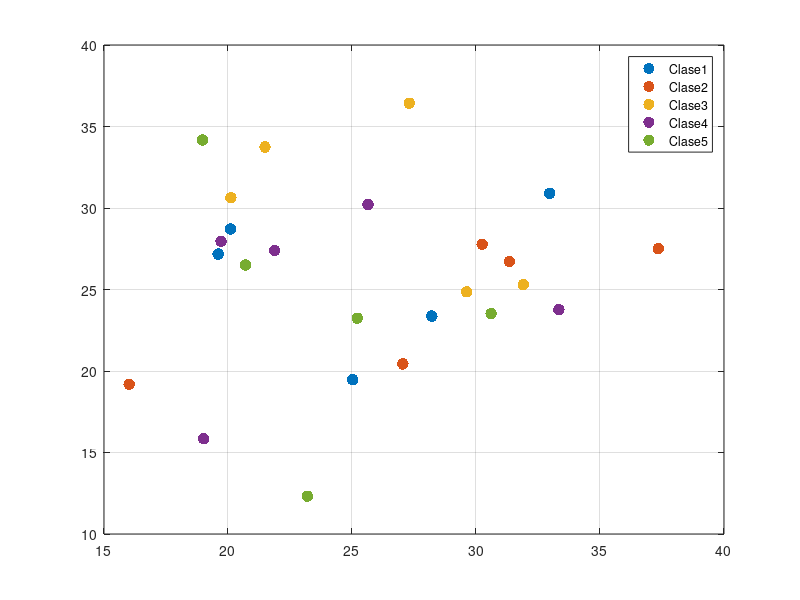

Source code (MATLAB): (Note: this script raises an error after producing the figure.)
close all
clear all
clc
warning off all

clases = input("No. de clases:");
numrepre = input("No. de representantes por clase:");
dispX = input("¿Cuanta dispersion quieres en x?");
dispY = input("¿Cuanta dispersion quieres en y?");

media = zeros(1, 2.*clases);
ConjuntodeDatos = zeros(2,numrepre,clases);

for i = 1:clases
    
    cenX = input("Centro X para la clase:");
    cenY = input("Centro Y para la clase");
    
    cx = (randn(1,numrepre)+cenX)*dispX;
    cy = (randn(1,numrepre)+cenY)*dispY;

    Unionx_y= vertcat(cx,cy);
    ConjuntodeDatos(:,:,i)= Unionx_y;
    media(i) = mean(cx);
    media(i+clases) = mean(cy);
    
    figure(1)
    plot(cx(1,:),cy(1,:),'.','MarkerSize',25,'DisplayName', strcat('Clase ',num2str(i)))
    grid on
    hold on
    legend show
    
end
%%%%%%%%%%%%%%%%%%%%%%%%%%%%%%%%%%%%%%%%%%%%%%%%%%%%%%%%%%%%%%%%%%%%%%%%%Hacemoselcalculodelasdistancias%%%%%%%%%%%%%%%%%%%%%%%%%%%%%
persona = 0;
bandera = 'S';
while bandera == 'S'
    persona = persona + 1;
    valor=0;
    ux = input('Ingrese X de la nueva persona: ');
    uy = input('Ingrese Y de la nueva persona: ');
    tipoDistancia = input('¿Que criterio de desiciones quieres? \n 1.Mahalanobi \n 2.Euclideana \n 3.Maxima Probabilidad');
    text(ux,uy,cellstr(num2str(persona)),'FontSize',15);

    if tipoDistancia == 1 
        [valor,disMahalanobi] = Mahalanobi(ux,uy,media,ConjuntodeDatos,clases);
        disMahalanobi
         fprintf("Pertenece a la facultad: %d\n",valor);
    elseif tipoDistancia == 2      
        [valor,disEuclideana]=Euclideana(ux,uy,media,clases);
        disEuclideana
         fprintf("Pertenece a la facultad: %d\n",valor);

    elseif tipoDistancia == 3
        [valor,disMaxProb,sepuede, probabilidades] = MaximaProbabilidad(ux,uy,media,ConjuntodeDatos,clases);  
        if sepuede== 0
             probabilidades
             disMaxProb
             fprintf("Pertenece a la facultad: %d\n",valor);
         else
             fprintf("Muy lejos");
        end   
    end

    prompt = "\nQuisiera ingresar otro? S/N: ";
    bandera = input(prompt,"s");
end
%%%%%%%%%%%%%%%%%%%%%%%%%%%Matriz de confucion
%%%%%%%%%%%%%%%%%%%%%%%%%%%%%%%%%%%%%%%%%%%%%%%%%%%%%%%%%%%%%%%%%%%%555


fprintf("Matriz de confusion");
matrizConfusionMaha = zeros(clases,clases);
matrizConfusionEuclideana = zeros(clases,clases);
matrizConfusionMaxProba = zeros(clases,clases);
pruebasPorClase = round(numrepre);
pruebas = zeros(4,pruebasPorClase*clases);

for i = 1:clases
    for j = 1:pruebasPorClase
        pruebas(1, j+(i-1)*pruebasPorClase) = i;
        [pruebas(2, j+(i-1)*pruebasPorClase),rand]= Mahalanobi(ConjuntodeDatos(1,j,i),ConjuntodeDatos(2,j,i),media,ConjuntodeDatos,clases);
        [pruebas(3, j+(i-1)*pruebasPorClase),rand]= Euclideana(ConjuntodeDatos(1,j,i),ConjuntodeDatos(2,j,i),media,clases);
        [pruebas(4, j+(i-1)*pruebasPorClase),rand,sepuede,probabilidades]= MaximaProbabilidad(ConjuntodeDatos(1,j,i),ConjuntodeDatos(2,j,i),media,ConjuntodeDatos,clases);
    end
end

for i=1:pruebasPorClase*clases
    matrizConfusionMaha(pruebas(1,i), pruebas(2,i)) = matrizConfusionMaha(pruebas(1,i), pruebas(2,i))+1;
    matrizConfusionEuclideana(pruebas(1,i), pruebas(3,i)) = matrizConfusionEuclideana(pruebas(1,i), pruebas(3,i))+1;
    matrizConfusionMaxProba(pruebas(1,i), pruebas(4,i)) = matrizConfusionMaxProba(pruebas(1,i), pruebas(4,i))+1;
end

lineaprinmaha=0;
lineaprinEuclideana=0;
lineaprinMaxProb=0;

porclasemaha = zeros(clases);
porclaseeuclide = zeros(clases);
porclaseMaxProb = zeros(clases);

for i=1:clases
    lineaprinEuclideana = lineaprinEuclideana + matrizConfusionEuclideana(i,i);
    lineaprinmaha = lineaprinmaha + matrizConfusionMaha(i,i);
    lineaprinMaxProb = lineaprinMaxProb + matrizConfusionMaxProba(i,i);
    
    porclaseeuclide(i) = (matrizConfusionEuclideana(i,i)*100)/numrepre;
    porclasemaha(i)= (matrizConfusionMaha(i,i)*100)/numrepre;
    porclaseMaxProb(i) =(matrizConfusionMaxProba(i,i)*100)/numrepre;
end

acuracymaha= (lineaprinmaha*100)/(numrepre*clases);
acuracyeuclideana= (lineaprinEuclideana*100)/(numrepre*clases);
acuracyMaxProb = (lineaprinMaxProb*100)/(numrepre*clases);

fprintf("Matriz de confusion de Mahalanobi")
matrizConfusionMaha
fprintf("presion de ");
acuracymaha
porclasemaha

fprintf("Matriz de confusion de Euclideana")
matrizConfusionEuclideana
fprintf("con precision de");
acuracyeuclideana
porclaseeuclide

fprintf("Matriz de confusion de Maxima Probabilidad")
matrizConfusionMaxProba
fprintf("con precision de");
acuracyMaxProb
porclaseMaxProb



disp("Fin de proceso")
%%%%%%%%%%%%%%%%%%%%%%%%%%%%%%%%%%%%%%%%%%% Funcion Mahalanobi %%%%%%%%%%%%%
function [valor,disMahalanobi] = Mahalanobi(ux,uy,media,ConjuntodeDatos,clases)
    disMahalanobi = zeros(1,clases);
    for i = 1:clases
         uxmedia = ux-media(i);
         uymedia = uy-media(i+clases);
         matrizper = horzcat(uxmedia,uymedia);
         covarianza = cov(ConjuntodeDatos(:,:,i)','omitrows');
         disMahalanobi(i) = matrizper*covarianza*matrizper';  
     end
    minimo = min(min(disMahalanobi));
    valor = find(disMahalanobi==minimo);
end
%%%%%%%%%%%%%%%%%%%%%%%%%%%%%%%%%%%%%%%%%%% Funcion Euclideana %%%%%%%%%%%%%

function [valor,disEuclideana] = Euclideana(ux,uy,media,clases)
    disEuclideana= zeros(1,clases);
    for i = 1:clases
        disEuclideana(i) = sqrt((ux-media(i))^2 + (uy-media(i+clases))^2);
    end
    minimo=min(min(disEuclideana));
    valor=find(disEuclideana==minimo);
end
%%%%%%%%%%%%%%%%%%%%%%%%%%%%%%%%%%%%%%%%%%% Funcion MaxProba %%%%%%%%%%%%%
function [valor, prob,sepuede, probabilidades] = MaximaProbabilidad(ux,uy,media,ConjuntodeDatos,clases)
    probabilidades = zeros(1,clases);
    prob = zeros(1,clases);
    sumaa =0;
    sepuede =1;
    for i = 1:clases
         uxmedia = ux-media(i);
         uymedia = uy-media(i+clases);

         matrizper = horzcat(uxmedia,uymedia);
         covarianzatraspuesta= cov(ConjuntodeDatos(:,:,i)','omitrows');
         covarianza = cov(ConjuntodeDatos(:,:,i)','omitrows');
         determinante = (det(covarianza))^(1/2);
         disMaha= matrizper*covarianzatraspuesta*matrizper';

         probabilidades(i) = (1/(((2*pi)^(clases/2))*determinante))* (exp((-1/2)*disMaha));
 
         sumaa = sumaa + probabilidades(i); 
    end
        if sumaa > 0
            for i = 1:clases
                prob(i) = ((probabilidades(i)/sumaa)*100);
            end
             maximo =max(max(prob));
             valor = find(prob==maximo);
             sepuede =0;
        else
            [valor,dis]=Euclideana(ux,uy,media,clases);
            suma = sum(dis);
            for i = 1:clases
                prob(i) = ((dis(i)/suma)*100);
            end
        end
    
 
end

